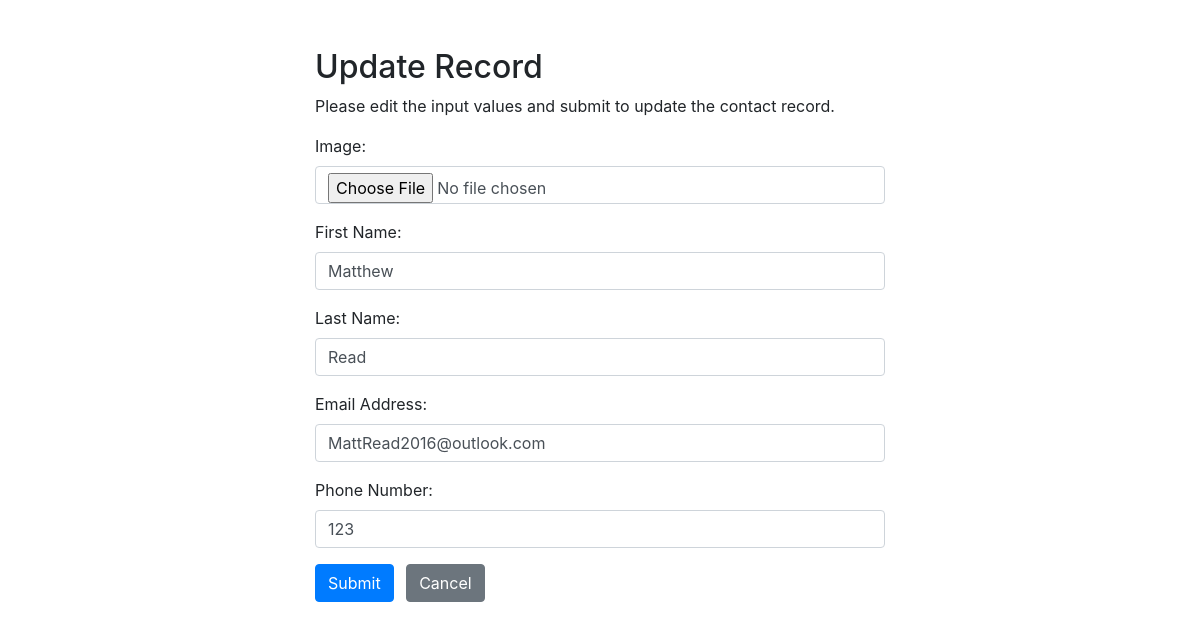
Page /update.php?id=1 on the committed database.
### tables this page shows
CREATE TABLE `contact_info` (
  `id` int(11) NOT NULL,
  `image` varchar(255) NOT NULL,
  `fName` varchar(100) NOT NULL,
  `lName` varchar(100) NOT NULL,
  `email` varchar(255) NOT NULL,
  `phone` varchar(255) NOT NULL
);

### update.php (the view, shortened to what this page needs)
<?php
require_once "dbinfo.php";
$image = "";
$fName = "";
$lName = "";
$email = "";
$phone = "";
$image_err = "";
$fName_err = "";
$lName_err = "";
$email_err = "";
$phone_err = "";
if(isset($_POST["id"]) && !empty($_POST["id"])){
    $id = $_POST["id"];
    $input_image = trim($_POST["image"]);
    if(empty($input_image)){
        $image_err = "*Error. Please include an image.";
    } else{
        $image = $input_image;
    }
    $input_fName = trim($_POST["fName"]);
    if(empty($input_fName)){
        $fName_err = "*Error. Please enter your first name.";
    } else{
        $fName = $input_fName;
    }
    $input_lName = trim($_POST["lName"]);
    if(empty($input_lName)){
        $lName_err = "*Error. Please enter your last name.";
    } else{
        $lName = $input_lName;
    }
    $input_email = trim($_POST["email"]);
    if(empty($input_email)){
        $email_err = "*Error. Please enter your email address.";
    } else{
        $email = $input_email;
    }
    $input_phone = trim($_POST["phone"]);
    if(empty($input_phone)){
        $phone_err = "*Error. Please enter your phone number.";
    } else if (!preg_match('/^[0-9]{10}+$/', $input_phone)) {
        $phone_err = "*Error. Please enter a valid phone number.";
    } else {
        $phone = $input_phone;
    }
    if(empty($image_err) && empty($fName_err) && empty($lName_err) && empty($email_err) && empty($phone_err)){
        $sql = "UPDATE contact_info SET image=?, fName=?, lName=?, email=?, phone=? WHERE id=?";
        if($stmt = mysqli_prepare($conn, $sql)){
            mysqli_stmt_bind_param($stmt, "sssssi", $param_image, $param_fName, $param_lName, $param_email, $param_phone, $param_id);
            $param_image = $image;
            $param_fName = $fName;
            $param_lName = $lName;
            $param_email = $email;
            $param_phone = $phone;
            $param_id = $id;
            if(mysqli_stmt_execute($stmt)){
                header("location: index.php");
                exit();
            } else{
                echo "Oops! Something went wrong. Please try again later.";
            }
        }
        mysqli_stmt_close($stmt);
    }
    mysqli_close($conn);
} else{
    if(isset($_GET["id"]) && !empty(trim($_GET["id"]))){
        $sql = "SELECT * FROM contact_info WHERE id = ?";
        if($stmt = mysqli_prepare($conn, $sql)){
            mysqli_stmt_bind_param($stmt, "i", $param_id);
            if(mysqli_stmt_execute($stmt)){
                $result = mysqli_stmt_get_result($stmt);
                if(mysqli_num_rows($result) == 1){
                    $row = mysqli_fetch_array($result, MYSQLI_ASSOC);
                    $image = $row["image"];
                    $fName = $row["fName"];
                    $lName = $row["lName"];
                    $email = $row["email"];
                    $phone = $row["phone"];
                } else{
                    header("location: error.php");
                    exit();
                }
            } else{
                echo "Oops! Something went wrong. Please try again later.";
            }
        }
    }  else{
        header("location: error.php");
        exit();
    }
}
?>
<!DOCTYPE html>
<html lang="en">
<head>
    <link rel="stylesheet" href="https://stackpath.bootstrapcdn.com/bootstrap/4.5.2/css/bootstrap.min.css">
</head>
<body>
    <div class="wrapper">
        <div class="container-fluid">
            <div class="row">
                <div class="col-md-12">
                    <h2 class="mt-5">Update Record</h2>
                    <p>Please edit the input values and submit to update the contact record.</p>
                    <form action="<?php echo htmlspecialchars(basename($_SERVER['REQUEST_URI'])); ?>" method="post">
                    <div class="form-group">
                            <label>Image:</label>
                            <input type="file" name="image" class="form-control <?php echo (!empty($image_err)) ? 'is-invalid' : ''; ?>" value="<?php echo $image; ?>">
                        </div>
                        <div class="form-group">
                            <label>First Name:</label>
                            <input type="text" name="fName" class="form-control <?php echo (!empty($fName_err)) ? 'is-invalid' : ''; ?>" value="<?php echo $fName; ?>">
                        </div>
                        <div class="form-group">
                            <label>Last Name:</label>
                            <input type="text" name="lName" class="form-control <?php echo (!empty($lName_err)) ? 'is-invalid' : ''; ?>" value="<?php echo $lName; ?>">
                        </div>
                        <div class="form-group">
                            <label>Email Address:</label>
                            <input type="email" name="email" class="form-control <?php echo (!empty($email_err)) ? 'is-invalid' : ''; ?>" value="<?php echo $email; ?>">
                        </div>
                        <div class="form-group">
                            <label>Phone Number:</label>
                            <input type="phone" name="phone" class="form-control <?php echo (!empty($phone_err)) ? 'is-invalid' : ''; ?>" value="<?php echo $phone; ?>">
                        </div>
                        <input type="submit" class="btn btn-primary" value="Submit">
                        <a href="index.php" class="btn btn-secondary ml-2">Cancel</a>
                    </form>
                </div>
            </div>
        </div>
    </div>
</body>
</html>

### update.php (style rules this page uses)
.wrapper { width: 600px; margin: 0 auto; }

### rows in the picture
contact_info: fName "Matthew", lName "Read", email "MattRead2016@outlook.com", phone "123"
